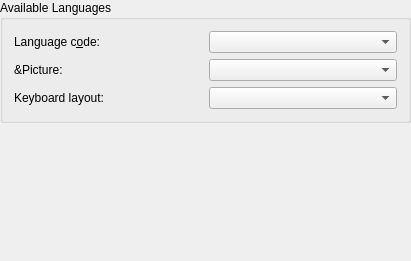
<ui version="4.0" >
 <class>LanguageOptionsBase</class>
 <widget class="QWidget" name="LanguageOptionsBase" >
  <property name="geometry" >
   <rect>
    <x>0</x>
    <y>0</y>
    <width>411</width>
    <height>261</height>
   </rect>
  </property>
  <layout class="QGridLayout" >
   <property name="leftMargin" >
    <number>0</number>
   </property>
   <property name="topMargin" >
    <number>0</number>
   </property>
   <property name="rightMargin" >
    <number>0</number>
   </property>
   <property name="bottomMargin" >
    <number>0</number>
   </property>
   <property name="horizontalSpacing" >
    <number>6</number>
   </property>
   <property name="verticalSpacing" >
    <number>6</number>
   </property>
   <item row="0" column="0" >
    <widget class="QGroupBox" name="GroupBox3" >
     <property name="title" >
      <string>Available Languages</string>
     </property>
     <layout class="QGridLayout" >
      <property name="leftMargin" >
       <number>11</number>
      </property>
      <property name="topMargin" >
       <number>11</number>
      </property>
      <property name="rightMargin" >
       <number>11</number>
      </property>
      <property name="bottomMargin" >
       <number>11</number>
      </property>
      <property name="horizontalSpacing" >
       <number>6</number>
      </property>
      <property name="verticalSpacing" >
       <number>6</number>
      </property>
      <item row="4" column="1" >
       <widget class="KComboBox" name="d_kblayout" >
        <property name="toolTip" >
         <string>Select a language or use the Add New Language Code to add one.</string>
        </property>
        <property name="whatsThis" >
         <string>You can select a language with the drop down box or use the Add New Language Code dialog below to add one.</string>
        </property>
       </widget>
      </item>
      <item row="0" column="1" >
       <widget class="KComboBox" name="d_shortName" >
        <property name="toolTip" >
         <string>Select a language or use the Add New Language or Identifier to add one.</string>
        </property>
        <property name="whatsThis" >
         <string>You can select a language with the drop down box or use the Add New Language or Identifier functions below to add one.</string>
        </property>
       </widget>
      </item>
      <item row="0" column="0" >
       <widget class="QLabel" name="label_shortName" >
        <property name="sizePolicy" >
         <sizepolicy vsizetype="Fixed" hsizetype="Minimum" >
          <horstretch>0</horstretch>
          <verstretch>0</verstretch>
         </sizepolicy>
        </property>
        <property name="toolTip" >
         <string>You can assign a language to each column</string>
        </property>
        <property name="whatsThis" >
         <string>Each column can be assigned a language. This is internally done with the usual international language codes.</string>
        </property>
        <property name="text" >
         <string>Language c&amp;ode:</string>
        </property>
        <property name="buddy" >
         <cstring>d_shortName</cstring>
        </property>
       </widget>
      </item>
      <item row="3" column="0" >
       <widget class="QLabel" name="label_langPixmap" >
        <property name="toolTip" >
         <string>Set a picture for the language</string>
        </property>
        <property name="whatsThis" >
         <string>Choose a picture to represent the language above.</string>
        </property>
        <property name="text" >
         <string>&amp;Picture:</string>
        </property>
       </widget>
      </item>
      <item row="4" column="0" >
       <widget class="QLabel" name="label_kblayout" >
        <property name="sizePolicy" >
         <sizepolicy vsizetype="Fixed" hsizetype="Minimum" >
          <horstretch>0</horstretch>
          <verstretch>0</verstretch>
         </sizepolicy>
        </property>
        <property name="toolTip" >
         <string>You can assign a language to each column</string>
        </property>
        <property name="whatsThis" >
         <string>Each column can be assigned a language. This is internally done with the usual international language codes.</string>
        </property>
        <property name="text" >
         <string>Keyboard layout:</string>
        </property>
        <property name="buddy" >
         <cstring>d_kblayout</cstring>
        </property>
       </widget>
      </item>
      <item row="3" column="1" >
       <widget class="QComboBox" name="iconComboBox" />
      </item>
     </layout>
    </widget>
   </item>
   <item row="2" column="0" >
    <spacer>
     <property name="orientation" >
      <enum>Qt::Vertical</enum>
     </property>
     <property name="sizeType" >
      <enum>QSizePolicy::Expanding</enum>
     </property>
     <property name="sizeHint" >
      <size>
       <width>390</width>
       <height>20</height>
      </size>
     </property>
    </spacer>
   </item>
  </layout>
 </widget>
 <layoutdefault spacing="6" margin="11" />
 <pixmapfunction>qPixmapFromMimeSource</pixmapfunction>
 <customwidgets>
  <customwidget>
   <class>KComboBox</class>
   <extends>QComboBox</extends>
   <header>kcombobox.h</header>
  </customwidget>
 </customwidgets>
 <tabstops>
  <tabstop>d_shortName</tabstop>
  <tabstop>d_kblayout</tabstop>
 </tabstops>
 <resources/>
 <connections/>
</ui>
